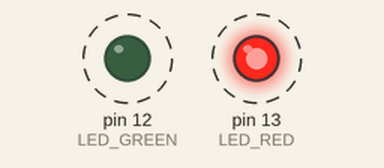
Simulated run of this sketch. Board: Arduino Uno, built with avr-gcc and run on an emulated ATmega328P. Parts: output pins drawn as LEDs (lit = HIGH). Dashed ring = blinking.

Above: at 0.2 s.
Timing chart, 0 to 3.0 s (numbered marks = the images above):
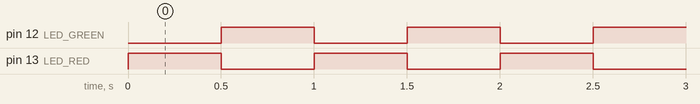

Measured:
- by itself, pin 12 (LED_GREEN), pin 13 (LED_RED): alternates HIGH for 0.50 s and LOW for 0.50 s

The sketch:

tarrcBlinkTest.ino
```cpp
// (licence header left out)
#define LED_RED 13
#define LED_GREEN 12

void setup(){
  pinMode(LED_RED, OUTPUT);
  pinMode(LED_GREEN, OUTPUT);
}

void loop(){
  digitalWrite(LED_RED, HIGH);
  digitalWrite(LED_GREEN, LOW);
  delay(500);
  digitalWrite(LED_RED, LOW);
  digitalWrite(LED_GREEN, HIGH);
  delay(500);
}
```
